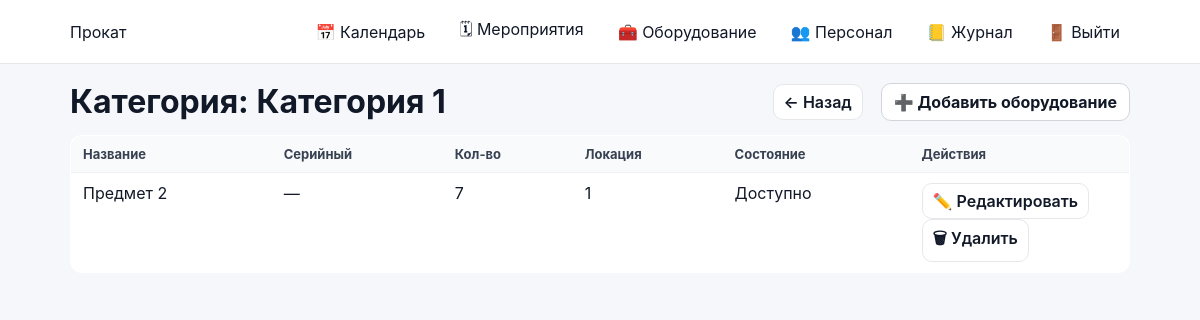
The app's page /equipment/category/1/ (signed in), older data.
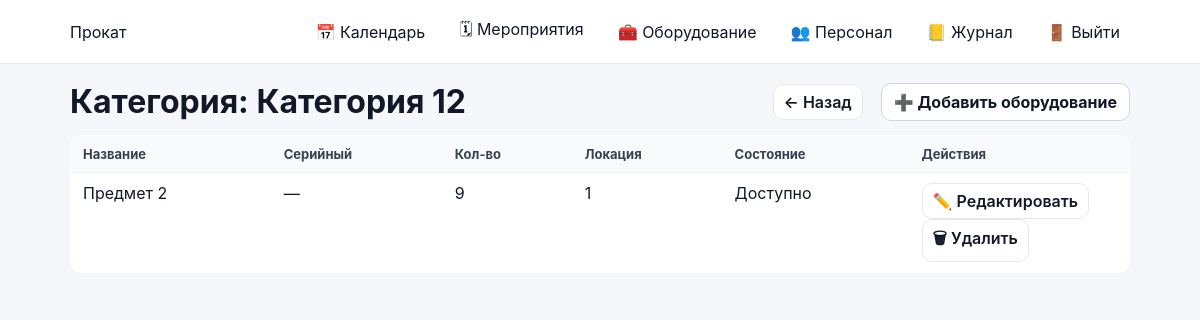
The same page, newer data.
### inventory/models.py (models this page shows, shortened)
class EquipmentCategory(models.Model):
    name = models.CharField(max_length=100, unique=True)

class Equipment(models.Model):
    STATUS_CHOICES = (
        ('available', 'Доступно'),
        ('rented', 'В прокате'),
        ('broken', 'Неисправно'),
    )
    name = models.CharField(max_length=200)
    category = models.ForeignKey(
        EquipmentCategory,
        on_delete=models.PROTECT,
        related_name='equipment'
    )
    serial_number = models.CharField(max_length=100, blank=True, null=True)
    quantity_total = models.PositiveIntegerField()
    location = models.CharField(max_length=200, blank=True)
    status = models.CharField(max_length=20, choices=STATUS_CHOICES, default='available')
    notes = models.TextField(blank=True)

### inventory/views.py (the view)
# urls.py: path("equipment/category/<int:category_id>/", views.equipment_category_detail_view, name="equipment_category_detail"),
@login_required
def equipment_category_detail_view(request, category_id):
    category = get_object_or_404(EquipmentCategory, id=category_id)
    equipment = (
        Equipment.objects
        .filter(category=category)
        .order_by("name")
    )
    return render(request, "inventory/equipment_category_detail.html", {
        "category": category,
        "equipment": equipment,
        "can_manage": can_edit_inventory(request.user),
    })

### accounts/context_processors.py (called while the page is built)
def authz_flags(request):
    user = getattr(request, "user", None)
    return {
        "is_manager": is_manager(user),
        "is_senior_engineer": is_senior_engineer(user),
        "is_engineer": is_engineer(user),
        "can_manage_staff": can_manage_staff(user),
        "can_edit_event_card": can_edit_event_card(user),
        "can_edit_event_equipment": can_edit_event_equipment(user),
        "can_edit_inventory": can_edit_inventory(user),
    }

### accounts/permissions.py (called while the page is built)
def _in_group(user, group_name: str) -> bool:
    if not user or not user.is_authenticated:
        return False
    return user.groups.filter(name=group_name).exists()

def is_super(user) -> bool:
    return bool(user and user.is_authenticated and getattr(user, "is_superuser", False))

def is_manager(user) -> bool:
    return is_super(user) or _in_group(user, ROLE_MANAGER)

def is_senior_engineer(user) -> bool:
    return is_super(user) or _in_group(user, ROLE_SENIOR)

def is_engineer(user) -> bool:
    return is_super(user) or _in_group(user, ROLE_ENGINEER)

def can_manage_staff(user) -> bool:
    return is_manager(user)

def can_edit_event_card(user) -> bool:
    return is_manager(user)

### inventory/templates/inventory/equipment_category_detail.html
{% extends "base.html" %}
{% block content %}
<div class="toolbar">
  <h1 style="margin:0;">Категория: {{ category.name }}</h1>
  <div style="display:flex; gap:10px; align-items:center;">
    <a class="btn-secondary" href="{% url 'equipment_list_categories' %}">← Назад</a>
    {% if can_manage %}
      <a class="btn" href="{% url 'equipment_add' %}">➕ Добавить оборудование</a>
    {% endif %}
  </div>
</div>
<table class="list-table">
  <thead>
    <tr>
      <th>Название</th>
      <th>Серийный</th>
      <th>Кол-во</th>
      <th>Локация</th>
      <th>Состояние</th>
      {% if can_manage %}
        <th style="width:220px;">Действия</th>
      {% endif %}
    </tr>
  </thead>
  <tbody>
    {% for eq in equipment %}
      <tr>
        <td>{{ eq.name }}</td>
        <td>{{ eq.serial_number|default:"—" }}</td>
        <td>{{ eq.quantity_total }}</td>
        <td>{{ eq.location|default:"—" }}</td>
        <td>{{ eq.get_status_display }}</td>
        {% if can_manage %}
          <td>
            <a class="btn-secondary" href="{% url 'equipment_edit' eq.id %}">✏️ Редактировать</a>
            <a class="btn-secondary" href="{% url 'equipment_delete' eq.id %}">🗑 Удалить</a>
          </td>
        {% endif %}
      </tr>
    {% empty %}
      <tr><td colspan="6">В этой категории пока нет оборудования</td></tr>
    {% endfor %}
  </tbody>
</table>
{% endblock %}

Row changes from the older to the newer data that the page shows:
changed EquipmentCategory: name "Категория 1" → "Категория 12"
changed Equipment "Предмет 2": quantity_total "7" → "9"
